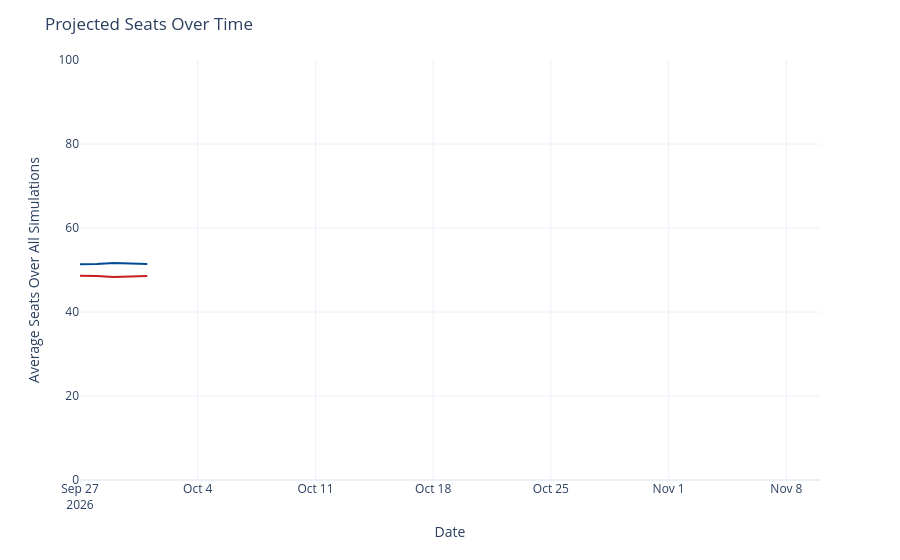

Source (notebook cell):
### Code cell
seats_over_time = output_ts[(output_ts['geo'] == 'US Senate') &
                             (output_ts['type'] == 'seats')]
seats_over_time['rep_seats'] = seats_over_time['y'].map(lambda x: 100 - x)
seats_over_time = seats_over_time.rename({'y': 'Democrats', 'rep_seats': 'Republicans'}, axis=1)
seats_time_ser = px.line(seats_over_time, x='date', y=['Democrats', 'Republicans'], template='plotly_white',
                        color_discrete_map={'Democrats': '#004b97', 'Republicans': '#c71e1d'},)
seats_time_ser.update_traces(hovertemplate="%{y:.1f}")
seats_time_ser.update_layout(
    xaxis=dict(range=[pd.to_datetime('2026-09-27'), pd.to_datetime('2026-11-10')]),
    yaxis=dict(range=[0, 100]),
    xaxis_title='Date',
    yaxis_title='Average Seats Over All Simulations',
    title=dict(text="Projected Seats Over Time"),
    hovermode="x",
    showlegend=False
)
seats_time_ser

### Figure 1 — Plotly figure (JSON) as saved in the notebook; plotly's stock layout.template omitted (floating-point values rounded to 4 significant figures)
{"data": [{"hovertemplate": "%{y:.1f}", "legendgroup": "Democrats", "line": {"color": "#004b97", "dash": "solid"}, "marker": {"symbol": "circle"}, "mode": "lines", "name": "Democrats", "orientation": "v", "showlegend": true, "type": "scatter", "x": ["2026-09-27", "2026-09-28", "2026-09-29", "2026-09-30", "2026-10-01"], "xaxis": "x", "y": [51.35, 51.4, 51.64, 51.51, 51.41], "yaxis": "y"}, {"hovertemplate": "%{y:.1f}", "legendgroup": "Republicans", "line": {"color": "#c71e1d", "dash": "solid"}, "marker": {"symbol": "circle"}, "mode": "lines", "name": "Republicans", "orientation": "v", "showlegend": true, "type": "scatter", "x": ["2026-09-27", "2026-09-28", "2026-09-29", "2026-09-30", "2026-10-01"], "xaxis": "x", "y": [48.65, 48.6, 48.36, 48.49, 48.59], "yaxis": "y"}], "layout": {"hovermode": "x", "legend": {"title": {"text": "variable"}, "tracegroupgap": 0}, "margin": {"t": 60}, "showlegend": false, "title": {"text": "Projected Seats Over Time"}, "xaxis": {"anchor": "y", "domain": [0, 1], "range": ["2026-09-27T00:00:00", "2026-11-10T00:00:00"], "title": {"text": "Date"}}, "yaxis": {"anchor": "x", "domain": [0, 1], "range": [0, 100], "title": {"text": "Average Seats Over All Simulations"}}}}
